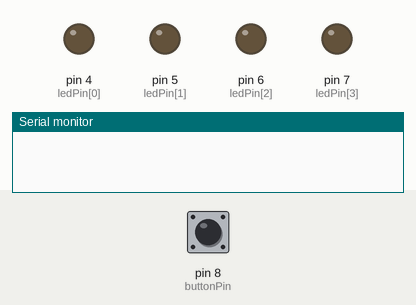
A sketch run on a simulated Arduino Uno, built with avr-gcc and run on an emulated ATmega328P. Parts: output pins drawn as LEDs (lit = HIGH), the last lines printed to the serial monitor. The test bench sets the inputs (shaded band); at power-on: pin 8 (buttonPin) LOW. Random numbers use the default seed unless the sketch sets one.

Above: at 1.2 s.
1.3 s: pin 8 (buttonPin) pulled HIGH for 0.15 s
At 20.0 s:
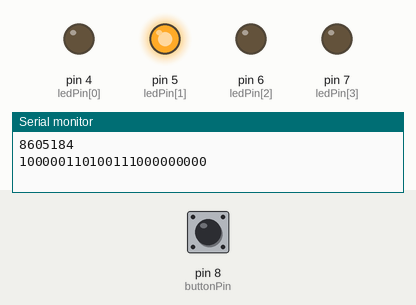
At 22.1 s:
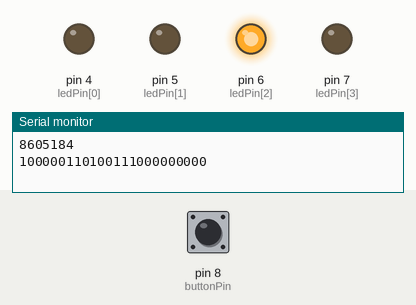
Timing chart, 0 to 22.8 s (numbered marks = the images above; inputs shaded):
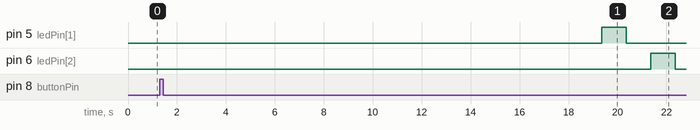

The sketch:

Exerc_cio_2.10_-_Mostrador_de_n_meros_longos.ino
```cpp
const int ledPin[] = {4,5,6,7};
const int buttonPin = 8;


long numAleat;
unsigned long lastDebounceTime = 0;
unsigned long debounceDelay = 50;

int buttonState;
int lastButtonState = LOW;


void setup() {
  // put your setup code here, to run once:
  Serial.begin(9600);
  randomSeed(analogRead(0));
  for (int i=0;i<4;i++){
  pinMode(ledPin[i], OUTPUT);
  }
  pinMode(buttonPin, INPUT);
}
void loop() {
int reading = digitalRead(buttonPin);
  if (reading != lastButtonState) {
    lastDebounceTime = millis();
  }
 if ((millis() - lastDebounceTime) > debounceDelay) {
   if (reading != buttonState) {
      buttonState = reading;
      numAleat = random();
        Serial.println(numAleat);
        Serial.println(numAleat,BIN);
          for(int i=0;i<=32;i++){
          if(bitRead(numAleat,i) ==1){
            digitalWrite(ledPin[((4+i)%4)], HIGH);
            }
          if(bitRead(numAleat,i) ==0){
            digitalWrite(ledPin[((4+i)%4)], LOW);
            }
          delay(1000);
          for(int a=0;a<4;a++){
              digitalWrite(ledPin[a], LOW);
                }
          delay(1000);
  }
      }
  }
  lastButtonState = reading;
}
```

Measured:
- after the input at 1.3 s, pin 5 (ledPin[1]): LOW → HIGH after 18.1 s, → LOW 1.0 s later; pin 6 (ledPin[2]): LOW → HIGH after 20.1 s, → LOW 1.0 s later
